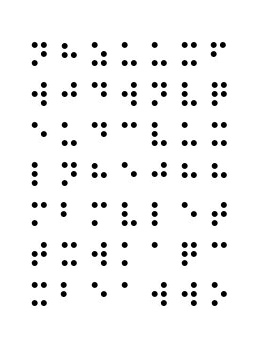
%> input picture COMS_5750/HW2/images/p4/in/2.jpg, 270 x 360 px
$ octave p4.m   (GNU Octave 9; MATLAB toolbox functions it lacks are replaced by stand-ins)
%> lines starting %> are read from the running program, lines starting %| are printed output that depends on the picture; in (x1, y1, x2, y2) boxes, pixels count from 0 and x2, y2 are one past the last pixel; in counts of white or black regions, pixels touching at a corner belong together; the program's own positions count from 1
clear; clc; close all;

a = imread('./../../images/p4/in/2.jpg');
%> a is the input picture: size 360x270x3 uint8; min 0, max 255, mean 243.7
% a = imread('./../../images/p4/in/2.jpg');
figure; imshow(a); title('Original');

%% -- 1. Binarize (replicate im2bw 0.9) --------------------------------------
b  = im2bw(a, 0.5);         % white background -> 1, dark dots -> 0
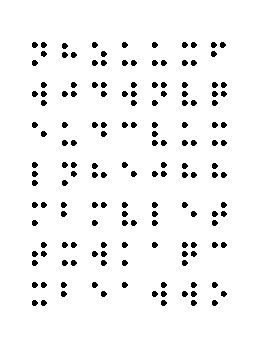
%> b: size 360x270 logical; 95.5% white; 156 black regions, largest, box (x1, y1, x2, y2) and area: (32, 42, 38, 48) 28, (41, 42, 47, 48) 28, (62, 43, 68, 49) 28
bi = ~b;                    % invert: dots -> 1 (foreground)
figure; imshow(bi); title('Inverted binary');

%% -- 2. Read Structural Element

se = imread('./../../braille_cutouts/q.jpg');
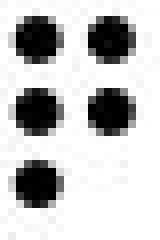
%> input picture COMS_5750/HW2/braille_cutouts/q.jpg, 20 x 30 px (shown 8 times larger)
%> se is the input picture: size 30x20x3 uint8; min 0, max 255, mean 196.8
se_bw = im2bw(se, 0.5);
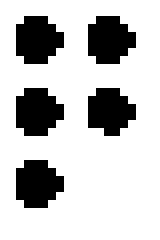
%> se_bw: size 30x20 logical (shown 8 times larger); 76.8% white; 5 black regions, box (x1, y1, x2, y2) and area: (2, 2, 8, 8) 28, (11, 2, 17, 8) 28, (2, 11, 8, 17) 28, (2, 20, 8, 26) 28, (11, 11, 17, 17) 27
q_strel = ~se_bw;

figure; imshow(q_strel); title('Q Structural Element');

%% -- 3. Find Q positions
q_positions = imerode(bi, q_strel);
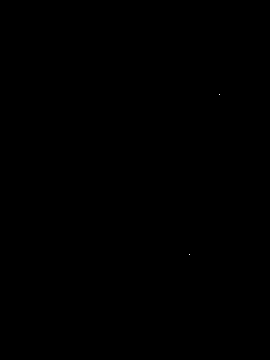
%> q_positions: size 360x270 logical; 0% white in thin lines or dots, all inside (x1, y1, x2, y2) = (189, 94, 220, 255)
fprintf('Detected Q positions: %d\n', sum(q_positions(:)));
%| Detected Q positions: 2

onlyQ = imdilate(q_positions, q_strel);
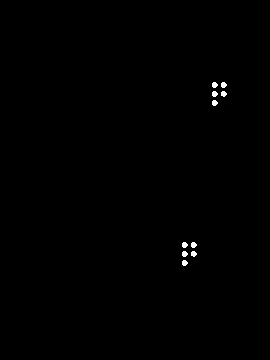
%> onlyQ: size 360x270 logical; 0.29% white; 10 white regions, largest, box (x1, y1, x2, y2) and area: (212, 82, 218, 88) 28, (221, 82, 227, 88) 28, (212, 91, 218, 97) 28
figure; imshow(onlyQ); title('Q character pixel mask');

%% -- 4. Color Q pixels GREEN in the original image --------------------------
color_img = a;
R = color_img(:,:,1);
G = color_img(:,:,2);
B = color_img(:,:,3);

pos    = find(onlyQ == 1);
%> pos = 278 values from 65764 to 81455
R(pos) = 0;
%> R: size 360x270 uint8; min 0, max 255, mean 243.6
G(pos) = 200;
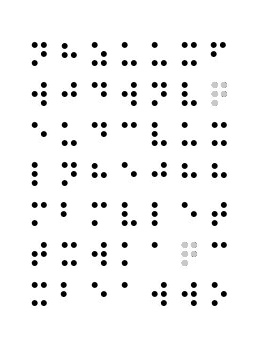
%> G: size 360x270 uint8; min 0, max 255, mean 244.2
B(pos) = 0;

color_img(:,:,1) = R;
%> color_img: size 360x270x3 uint8; 0.21% of pixels changed, all inside (x1, y1, x2, y2) = (182, 82, 227, 266)
color_img(:,:,2) = G;
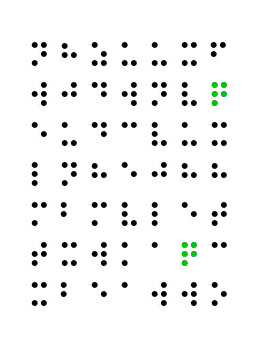
%> color_img: size 360x270x3 uint8; mean R, G, B 243.6, 244.2, 243.7
color_img(:,:,3) = B;

figure; imshow(color_img); title('Q characters colored GREEN');

%% -- 8. Save result ---------------------------------------------------------
imwrite(color_img, './../../images/p4/out/2.jpg');
% imwrite(color_img, './../../images/p4/out/2.jpg');
